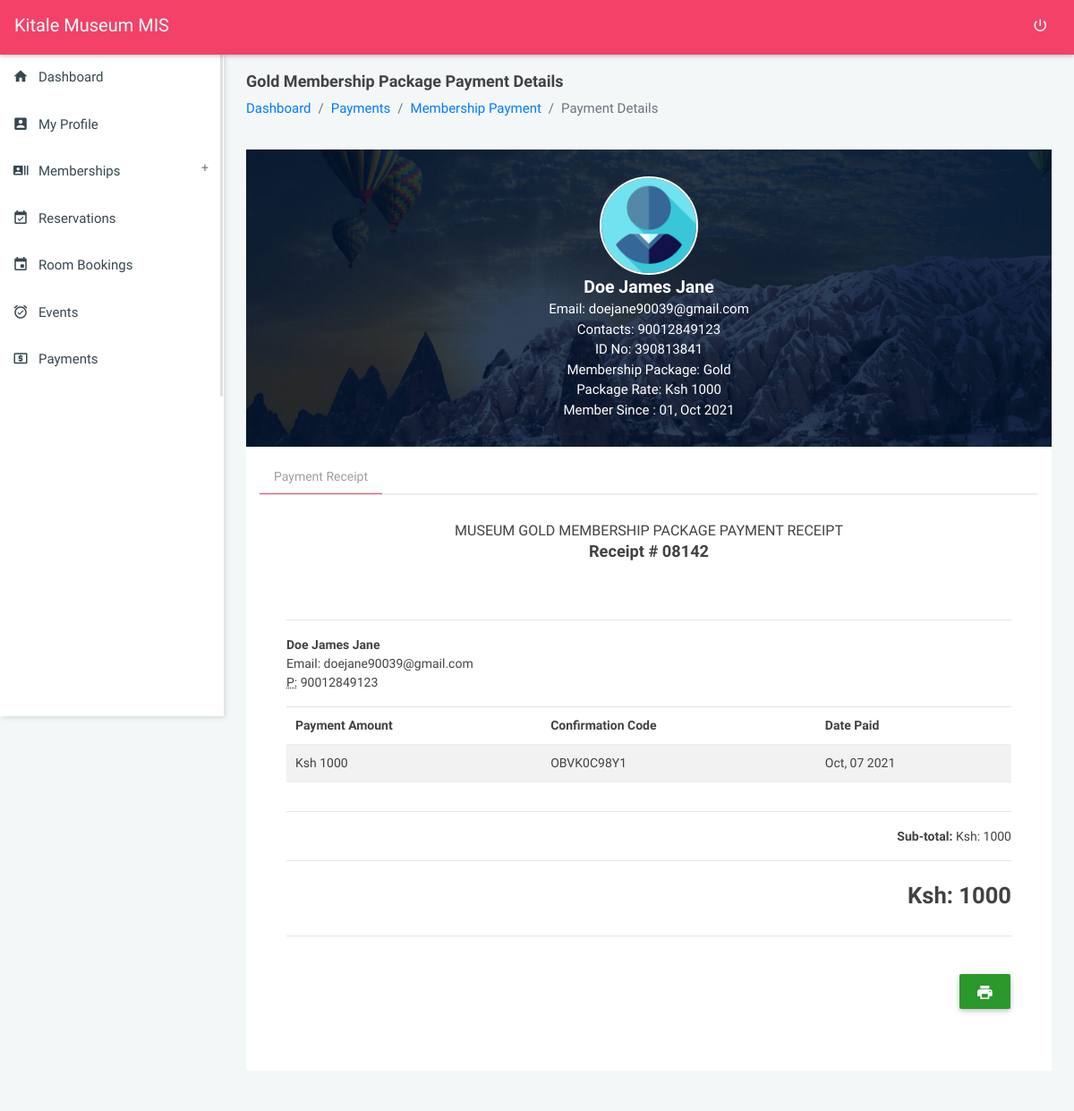
Screenshot of /membership_packages_payment?view=8aec5bf858f7ca18126c1c47400e4d64406b1e7a9c&service=1 (signed in) with the database file from the repository.
### tables this page shows
CREATE TABLE `settings` (
  `id` int(20) NOT NULL,
  `name` longtext DEFAULT NULL,
  `tagline` longtext DEFAULT NULL,
  `logo` longtext DEFAULT NULL,
  `mailer_host` varchar(200) DEFAULT NULL,
  `mailer_username` varchar(200) DEFAULT NULL,
  `mailer_from_email` varchar(200) DEFAULT NULL,
  `mailer_password` varchar(200) DEFAULT NULL
);

CREATE TABLE `payments` (
  `payment_id` varchar(200) NOT NULL,
  `payment_user_id` varchar(200) NOT NULL,
  `payment_amount` varchar(200) NOT NULL,
  `payment_confirmation_code` varchar(200) NOT NULL,
  `payment_service_paid_id` varchar(200) NOT NULL,
  `payment_created_at` timestamp(6) NOT NULL DEFAULT current_timestamp(6) ON UPDATE current_timestamp(6)
);

CREATE TABLE `membership_packages` (
  `package_id` varchar(200) NOT NULL,
  `package_name` longtext DEFAULT NULL,
  `package_pricing` varchar(200) NOT NULL,
  `package_details` longblob DEFAULT NULL
);

CREATE TABLE `users` (
  `user_id` varchar(200) NOT NULL,
  `user_name` varchar(200) DEFAULT NULL,
  `user_phone` varchar(200) DEFAULT NULL,
  `user_idno` varchar(200) DEFAULT NULL,
  `user_email` varchar(200) DEFAULT NULL,
  `user_password` varchar(200) DEFAULT NULL,
  `user_profile_pic` varchar(200) DEFAULT NULL,
  `user_access_level` varchar(200) DEFAULT NULL,
  `user_created_on` varchar(200) DEFAULT NULL
);

### config/codeGen.php (called while the page is built, shortened)
<?php
$b = substr(str_shuffle("1234567890"), 1, 5);

### membership_packages_payment.php (the view, shortened to what this page needs)
<?php
require_once('config/config.php');
require_once('config/codeGen.php');
require_once('partials/head.php');
?>
<body class="theme-red">
    <?php require_once('partials/navigation.php'); ?>
    <?php
    require_once('partials/sidebar.php');
    $view = $_GET['view'];
    $payment_service_id = $_GET['service'];
    $ret = "SELECT * FROM payments p
    INNER JOIN user_membership_package ump ON  ump.user_membership_package_id = p.payment_service_paid_id
    INNER JOIN users u ON u.user_id = p.payment_user_id
    INNER JOIN membership_packages mp ON mp.package_id = ump.user_membership_package_package_id
    WHERE p.payment_id = '$view' AND p.payment_service_paid_id = '$payment_service_id' ";
    $stmt = $mysqli->prepare($ret);
    $stmt->execute();
    $res = $stmt->get_result();
    while ($payment = $res->fetch_object()) {
        if ($payment->user_profile_pic == '') {
            $url = "assets/images/no-profile.png";
        } else {
            $url = "assets/images/$payment->user_profile_pic";
        }
    ?>
        <section class="content profile-page">
            <div class="container-fluid">
                <div class="block-header">
                    <div class="row">
                        <div class="col-lg-12 col-md-6 col-sm-7">
                            <h2><?php echo $payment->package_name; ?> Membership Package Payment Details</h2>
                            <ul class="breadcrumb">
                                <li class="breadcrumb-item"><a href="home">Dashboard</a></li>
                                <li class="breadcrumb-item"><a href="">Payments</a></li>
                                <li class="breadcrumb-item"><a href="">Membership Payment</a></li>
                                <li class="breadcrumb-item active">Payment Details</li>
                            </ul>
                        </div>
                    </div>
                </div>
                <div class="row clearfix">
                    <div class="col-md-12">
                        <div class="boxs-simple">
                            <div class="profile-header">
                                <div class="profile_info">
                                    <div class="profile-image"> <img src="<?php echo $url; ?>" alt=""> </div>
                                    <h4 class="mb-0"><strong><?php echo $payment->user_name; ?></strong></h4>
                                    <span class="">Email: <?php echo $payment->user_email;  ?></span><br>
                                    <span class="">Contacts: <?php echo $payment->user_phone;  ?></span><br>
                                    <span class="">ID No: <?php echo $payment->user_idno;  ?></span><br>
                                    <span class="">Membership Package: <?php echo $payment->package_name;  ?></span><br>
                                    <span class="">Package Rate: Ksh <?php echo $payment->package_pricing;  ?></span><br>
                                    <span class="">Member Since : <?php echo $payment->user_created_on;  ?></span><br>
                                </div>
                            </div>
                        </div>
                    </div>
                </div>
                <div class="row clearfix">
                    <div class="col-lg-12 col-md-1">
                        <div class="card">
                            <div class="body">
                                <ul class="nav nav-tabs">
                                    <li class="nav-item"><a class="nav-link active" data-toggle="tab" href="#get_receipt">Payment Receipt</a></li>
                                </ul>
                                <div class="tab-content">
                                    <div role="tabpanel" class="tab-pane active" id="get_receipt">
                                        <div class="wrap-reset">
                                            <div class="col-lg-12 col-md-12 col-sm-12">
                                                <div class="card">
                                                    <div id="print">
                                                        <div class="header text-center">
                                                            <h2>Museum <?php echo $payment->package_name; ?> Membership Package Payment Receipt</h2>
                                                            <h4>Receipt # <strong><?php echo $b; ?></strong>
                                                            </h4>
                                                        </div>
                                                        <div class="body">
                                                            <hr>
                                                            <div class="row">
                                                                <div class="col-md-6 col-sm-6">
                                                                    <address>
                                                                        <strong><?php echo $payment->user_name; ?></strong><br>
                                                                        Email: <?php echo $payment->user_email; ?><br>
                                                                        <abbr title="Phone">P:</abbr> <?php echo $payment->user_phone; ?>
                                                                    </address>
                                                                </div>
                                                            </div>
                                                            <div class="row">
                                                                <div class="col-md-12">
                                                                    <div class="table-responsive">
                                                                        <table id="mainTable" class="table table-striped" style="cursor: pointer;">
                                                                            <thead>
                                                                                <tr>
                                                                                    <th>Payment Amount</th>
                                                                                    <th>Confirmation Code</th>
                                                                                    <th>Date Paid</th>
                                                                                </tr>
                                                                            </thead>
                                                                            <tbody>
                                                                                <tr>
                                                                                    <td>Ksh <?php echo $payment->payment_amount; ?></td>
                                                                                    <td><?php echo $payment->payment_confirmation_code; ?></td>
                                                                                    <td><?php echo date('M, d Y', strtotime($payment->payment_created_at)); ?></td>
                                                                                </tr>
                                                                            </tbody>
                                                                        </table>
                                                                    </div>
                                                                </div>
                                                            </div>
                                                            <hr>
                                                            <div class="row" style="border-radius: 0px;">
                                                                <div class="col-md-12 text-right">
                                                                    <p class="text-right"><b>Sub-total:</b> Ksh: <?php echo $payment->payment_amount; ?></p>
                                                                    <hr>
                                                                    <h3 class="text-right">Ksh: <?php echo $payment->payment_amount; ?></h3>
                                                                </div>
                                                            </div>
                                                            <hr>
                                                        </div>
                                                    </div>
                                                    <div class="hidden-print col-md-12 text-right">
                                                        <button id="print" onclick="printContent('print');" class="btn btn-raised btn-success"><i class="zmdi zmdi-print"></i></button>
                                                    </div>
                                                </div>
                                            </div>
                                        </div>
                                    </div>
                                </div>
                            </div>
                        </div>
                    </div>
                </div>
            </div>
        </section>
    <?php }
    ?>
</body>
</html>

### partials/navigation.php (shortened to what this page needs)
<?php
$user_rank = $_SESSION['user_access_level'];
$ret = "SELECT * FROM settings";
$stmt = $mysqli->prepare($ret);
$stmt->execute();
$res = $stmt->get_result();
while ($sys = $res->fetch_object()) {
    if ($user_rank == 'Member') {
?>
        <nav class="navbar">
            <div class="col-12">
                <div class="navbar-header">
                    <a href="javascript:void(0);" class="bars"></a>
                    <a class="navbar-brand" href="home"><?php echo $sys->name; ?> MIS</a>
                </div>
                <ul class="nav navbar-nav navbar-right">
                    <li><a href="logout" class="mega-menu" data-close="true"><i class="zmdi zmdi-power"></i></a></li>
                </ul>
            </div>
        </nav>
    <?php
    } else {
    ?>
        <nav class="navbar">
            <div class="col-12">
                <div class="navbar-header">
                    <a class="navbar-brand" href="dashboard"><?php echo $sys->name; ?> MIS</a>
                </div>
                <ul class="nav navbar-nav navbar-right">
                    <li><a href="logout" class="mega-menu" data-close="true"><i class="zmdi zmdi-power"></i></a></li>
                </ul>
            </div>
        </nav>
<?php
    }
}
?>

### assets/css/all-themes.css (style rules this page uses)
.theme-red .bars, .theme-red .navbar-brand, .theme-red .navbar-brand:hover, .theme-red .navbar-brand:active, .theme-red .navbar-brand:focus, .theme-red .nav > li > a { color: #fff; }
.theme-red .nav > li > a:hover, .theme-red .nav > li > a:focus, .theme-red .nav .open > a, .theme-red .nav .open > a:hover, .theme-red .nav .open > a:focus .theme-red .sidebar .menu .list li.active, { background-color: transparent; }
.theme-red .nav-tabs .nav-link.active { border-bottom: 1px solid #f34167 !important; }
.theme-purple .nav > li > a:hover, .theme-purple .nav > li > a:focus, .theme-purple .nav .open > a, .theme-purple .nav .open > a:hover, .theme-purple .nav .open > a:focus .theme-purple .sidebar .menu .list li.active, { background-color: transparent; }
.theme-deep-purple .nav > li > a:hover, .theme-deep-purple .nav > li > a:focus, .theme-deep-purple .nav .open > a, .theme-deep-purple .nav .open > a:hover, .theme-deep-purple .nav .open > a:focus .theme-deep-purple .sidebar .menu .list li.active, { background-color: transparent; }
.theme-blue .nav > li > a:hover, .theme-blue .nav > li > a:focus, .theme-blue .nav .open > a, .theme-blue .nav .open > a:hover, .theme-blue .nav .open > a:focus .theme-blue .sidebar .menu .list li.active, { background-color: transparent; }
.theme-cyan .nav > li > a:hover, .theme-cyan .nav > li > a:focus, .theme-cyan .nav .open > a, .theme-cyan .nav .open > a:hover, .theme-cyan .nav .open > a:focus .theme-cyan .sidebar .menu .list li.active, { background-color: transparent; }
.theme-blue-grey .nav > li > a:hover, .theme-blue-grey .nav > li > a:focus, .theme-blue-grey .nav .open > a, .theme-blue-grey .nav .open > a:hover, .theme-blue-grey .nav .open > a:focus .theme-blue-grey .sidebar .menu .list li.active, { background-color: transparent; }
.theme-black .nav > li > a:hover, .theme-black .nav > li > a:focus, .theme-black .nav .open > a, .theme-black .nav .open > a:hover, .theme-black .nav .open > a:focus .theme-black .sidebar .menu .list li.active, { background-color: transparent; }
.theme-green .nav > li > a:hover, .theme-green .nav > li > a:focus, .theme-green .nav .open > a, .theme-green .nav .open > a:hover, .theme-green .nav .open > a:focus .theme-green .sidebar .menu .list li.active, { background-color: transparent; }
.theme-orange .nav > li > a:hover, .theme-orange .nav > li > a:focus, .theme-orange .nav .open > a, .theme-orange .nav .open > a:hover, .theme-orange .nav .open > a:focus .theme-orange .sidebar .menu .list li.active, { background-color: transparent; }
.theme-blush .nav > li > a:hover, .theme-blush .nav > li > a:focus, .theme-blush .nav .open > a, .theme-blush .nav .open > a:hover, .theme-blush .nav .open > a:focus .theme-blush .sidebar .menu .list li.active, { background-color: transparent; }

### rows the page displays
settings: name "Kitale Museum"
payments: membership_packages.package_name "Gold", users.user_name "Doe James Jane", users.user_email "doejane90039@gmail.com", users.user_phone "90012849123", users.user_idno "390813841", membership_packages.package_pricing "1000", users.user_created_on "01, Oct 2021", membership_packages.package_name "GOLD", payment_amount "1000", payment_confirmation_code "OBVK0C98Y1", payment_created_at "Oct, 07 2021"
